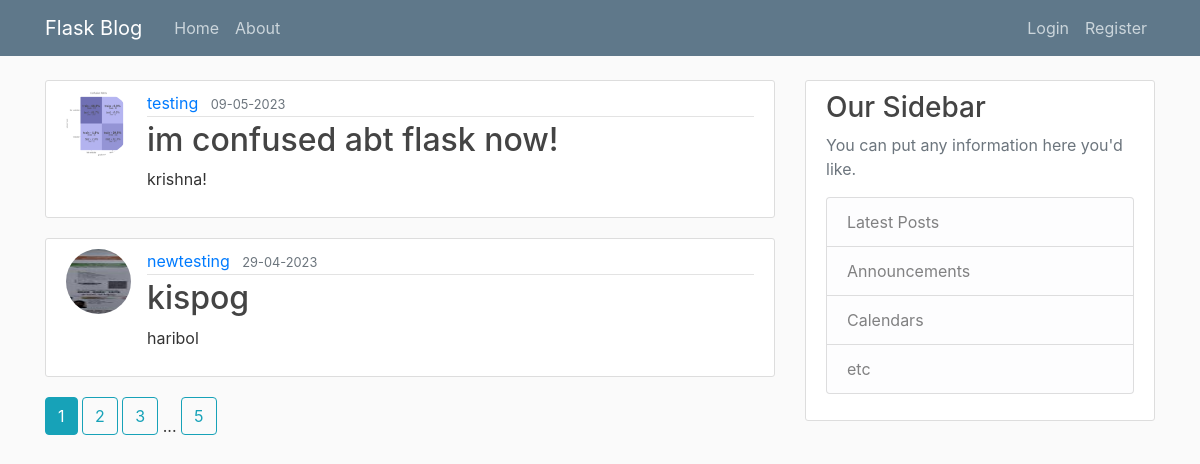
/home/, run on the app's committed database.
### flaskblog/models.py (models this page shows, shortened)
class Post(db.Model):
    id = db.Column(db.Integer, primary_key=True)
    title = db.Column(db.String(100), nullable=False)
    date_posted = db.Column(db.DateTime, nullable=False,
                            default=datetime.utcnow)
    content = db.Column(db.Text, nullable=False)
    user_id = db.Column(db.Integer, db.ForeignKey('user.id'), nullable=False)

class User(db.Model, UserMixin):
    id = db.Column(db.Integer, primary_key=True)
    username = db.Column(db.String(20), unique=True, nullable=False)
    email = db.Column(db.String(120), unique=True, nullable=False)
    image_file = db.Column(db.String(20), nullable=False,
                           default='default.jpg')
    password = db.Column(db.String(60), nullable=False)
    posts = db.relationship('Post', backref='author', lazy=True)

### flaskblog/main/routes.py (the view)
@main.route("/")
@main.route("/home/")
def home():
    page= request.args.get('page', 1, type=int)
    posts=Post.query.order_by(Post.date_posted.desc()).paginate(page=page, per_page=2)
    return render_template('home.html', posts=posts)

### flaskblog/templates/home.html
{% extends "layout.html" %}
{% block content %}
{% for post in posts.items %}
<article class="media content-section">
    <img class="rounded-circle article-img" src="{{ url_for('static', filename='profile_pics/'+post.author.image_file) }}">
    <div class="media-body">
        <div class="article-metadata">
            <a class="mr-2" href="{{ url_for('users.user_posts', username=post.author.username) }}">{{ post.author.username }}</a>
            <small class="text-muted">{{ post.date_posted.strftime('%d-%m-%Y') }}</small>
        </div>
        <h2><a class="article-title" href="{{ url_for('posts.post', post_id=post.id) }}">{{ post.title }}</a></h2>
        <p class="article-content">{{ post.content }}</p>
    </div>
</article>
{% endfor %}
{% for page_num in posts.iter_pages(left_edge=1, right_edge=1, left_current=1, right_current=2): %}
{% if page_num %}
{% if posts.page==page_num %}
    <a class="btn btn-info mb-4" href="{{ url_for('main.home', page=page_num) }}">{{ page_num }}</a>
{% else %}
    <a class="btn btn-outline-info mb-4" href="{{ url_for('main.home', page=page_num) }}">{{ page_num }}</a>
{% endif %}
{% else %}
    ...
{% endif %}
{% endfor %}
{% endblock content %}

### flaskblog/templates/layout.html (shortened to what this page needs)
<!DOCTYPE html>
<html>
<head>
    <link rel="stylesheet" href="https://maxcdn.bootstrapcdn.com/bootstrap/4.0.0/css/bootstrap.min.css"
>
    <link rel="stylesheet" type="text/css" href="{{ url_for('static', filename='main.css') }}">
</head>
<body>
    <header class="site-header">
        <nav class="navbar navbar-expand-md navbar-dark bg-steel fixed-top">
            <div class="container">
                <a class="navbar-brand mr-4" href="/">Flask Blog</a>
                <div class="collapse navbar-collapse" id="navbarToggle">
                    <div class="navbar-nav mr-auto">
                        <a class="nav-item nav-link" href="{{ url_for('main.home') }}">Home</a>
                        <a class="nav-item nav-link" href="{{ url_for('main.about') }}">About</a>
                    </div>
                    <div class="navbar-nav">
                        {% if current_user.is_authenticated %}
                        <a class="nav-item nav-link" href="{{ url_for('posts.new_post') }}">New Post</a>
                        <a class="nav-item nav-link" href="{{ url_for('users.account') }}">Account</a>
                        <a class="nav-item nav-link" href="{{ url_for('users.logout') }}">Logout</a>
                        {% else %}
                        <a class="nav-item nav-link" href="{{ url_for('users.login') }}">Login</a>
                        <a class="nav-item nav-link" href="{{ url_for('users.register') }}">Register</a>
                        {% endif %}
                    </div>
                </div>
            </div>
        </nav>
    </header>
    <main role="main" class="container">
        <div class="row">
            <div class="col-md-8">
                {% block content %}{% endblock %}
            </div>
            <div class="col-md-4">
                <div class="content-section">
                    <h3>Our Sidebar</h3>
                    <p class='text-muted'>You can put any information here you'd like.
                    <ul class="list-group">
                        <li class="list-group-item list-group-item-light">Latest Posts</li>
                        <li class="list-group-item list-group-item-light">Announcements</li>
                        <li class="list-group-item list-group-item-light">Calendars</li>
                        <li class="list-group-item list-group-item-light">etc</li>
                    </ul>
                    </p>
                </div>
            </div>
        </div>
    </main>
</body>
</html>

### flaskblog/static/main.css (style rules this page uses)
body { background: #fafafa; color: #333333; margin-top: 5rem; }
h1, h2, h3, h4, h5, h6 { color: #444444; }
.bg-steel { background-color: #5f788a; }
.site-header .navbar-nav .nav-link { color: #cbd5db; }
.content-section { background: #ffffff; padding: 10px 20px; border: 1px solid #dddddd; border-radius: 3px; margin-bottom: 20px; }
.article-title { color: #444444; }
.article-content { white-space: pre-line; }
.article-img { height: 65px; width: 65px; margin-right: 16px; }
.article-metadata { padding-bottom: 1px; margin-bottom: 4px; border-bottom: 1px solid #e3e3e3 }

### data on the page
Post: image_file (picture), author.username "testing", date_posted "09-05-2023", title "im confused abt flask now!", content "krishna!"
Post: image_file (picture), author.username "newtesting", date_posted "29-04-2023", title "kispog", content "haribol"

### other printed values
{{ page_num }} "1"
{{ page_num }} "2" "3" "5"
